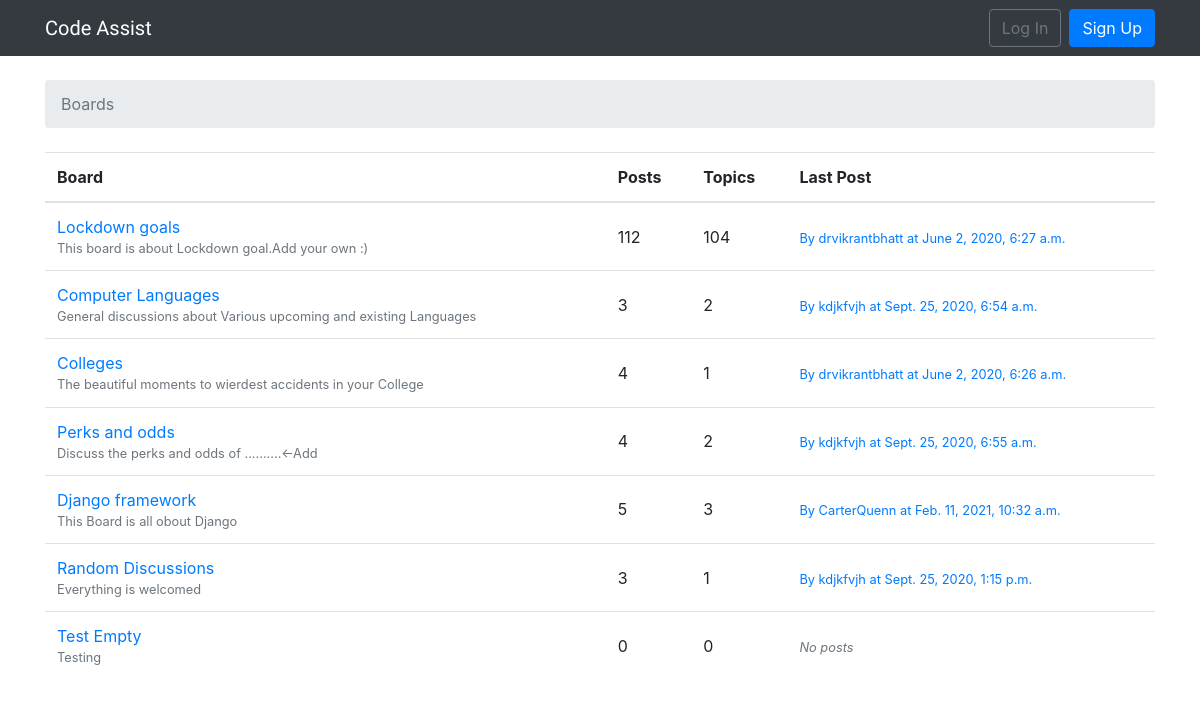
Before: / with the older database file.
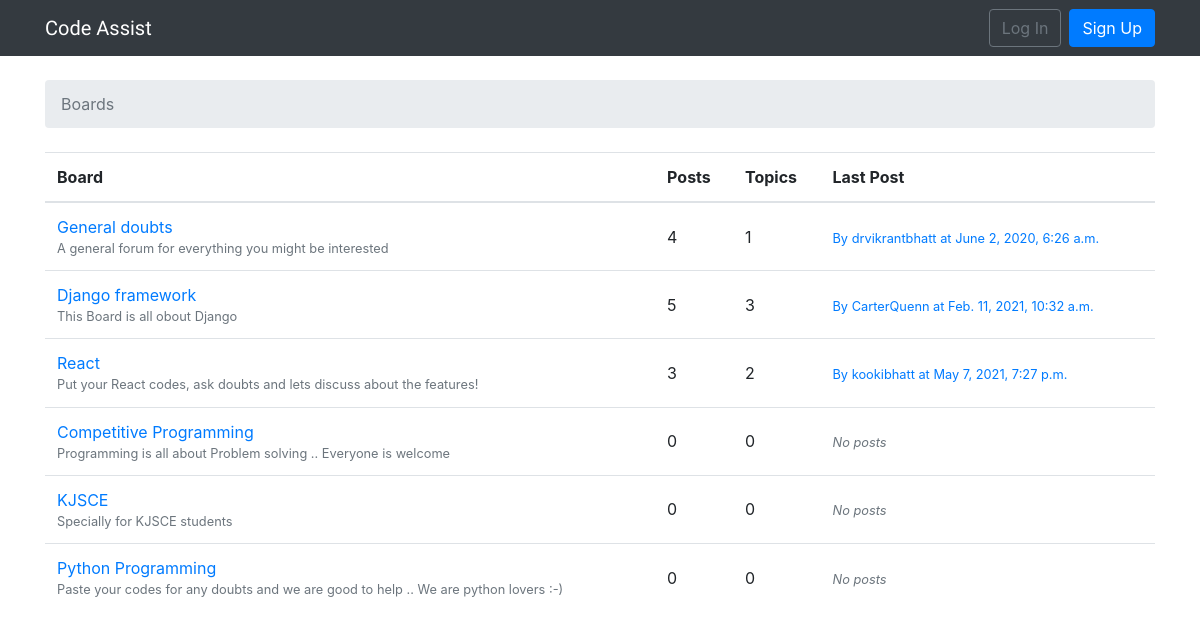
After: the same page with the newer database file.
### boards/models.py (models this page shows, shortened)
class Board(models.Model):
    name = models.CharField(max_length=30, unique=True)
    description = models.CharField(max_length=100)
    def get_posts_count(self):
        return Post.objects.filter(topic__board=self).count()
    def get_last_post(self):
        return Post.objects.filter(topic__board=self).order_by('-created_at').first()

class Post(models.Model):
    message = models.TextField(max_length=4000)
    topic = models.ForeignKey(Topic,models.CASCADE, related_name='posts')
    created_at = models.DateTimeField(auto_now_add=True)
    updated_at = models.DateTimeField(null=True)
    created_by = models.ForeignKey(User,models.CASCADE, related_name='posts')
    updated_by = models.ForeignKey(User,models.CASCADE, null=True, related_name='+')

### boards/views.py (the view)
# urls.py: url(r'^$', views.BoardListView.as_view(), name='home'),
class BoardListView(ListView):
    model = Board
    context_object_name = 'boards'
    template_name = 'home.html'

### Template/home.html
{% extends 'base.html' %}
{% block breadcrumb %}
  <li class="breadcrumb-item active">Boards</li>
{% endblock %}
{% block content %}
  <table class="table">
    <thead class="thead-inverse">
      <tr>
        <th>Board</th>
        <th>Posts</th>
        <th>Topics</th>
        <th>Last Post</th>
      </tr>
    </thead>
    <tbody>
      {% for board in boards %}
        <tr>
          <td>
            <a href="{% url 'board_topics' board.pk %}">{{ board.name }}</a>
            <small class="text-muted d-block">{{ board.description }}</small>
          </td>
          <td class="align-middle">
            {{ board.get_posts_count }}
          </td>
          <td class="align-middle">
            {{ board.topics.count }}
          </td>
          <td class="align-middle">
            {% with post=board.get_last_post %}
              {% if post %}
              <small>
                <a href="{% url 'topic_posts' board.pk post.topic.pk %}">
                  By {{ post.created_by.username }} at {{ post.created_at }}
                </a>
              </small>
              {% else %}
              <small class="text-muted"><em>No posts </em></small>
              {% endif %}
            {% endwith %}
          </td>
        </tr>
      {% endfor %}
    </tbody>
  </table>
{% endblock %}

Changed rows visible on the page:
removed Board: name "Lockdown goals", description "This board is about Lockdown goal.Add your own :)", get_posts_count "112", topics.count "104", get_last_post.created_by.username "drvikrantbhatt", get_last_post.created_at "June 2, 2020, 6:27 a.m."
removed Board: name "Computer Languages", description "General discussions about Various upcoming and existing Languages", get_posts_count "3", topics.count "2", get_last_post.created_by.username "kdjkfvjh", get_last_post.created_at "Sept. 25, 2020, 6:54 a.m."
removed Board: name "Perks and odds", description "Discuss the perks and odds of ..........<-Add", get_posts_count "4", topics.count "2", get_last_post.created_by.username "kdjkfvjh", get_last_post.created_at "Sept. 25, 2020, 6:55 a.m."
removed Board: name "Random Discussions", description "Everything is welcomed", get_posts_count "3", topics.count "1", get_last_post.created_by.username "kdjkfvjh", get_last_post.created_at "Sept. 25, 2020, 1:15 p.m."
removed Board: name "Test Empty", description "Testing", get_posts_count "0", topics.count "0", shows "No posts"
changed Board "drvikrantbhatt": name "Colleges" → "General doubts"; description "The beautiful moments to wierdest accidents in your College" → "A general forum for everything you might be interested"
added Board: name "React", description "Put your React codes, ask doubts and lets discuss about the features!", get_posts_count "3", topics.count "2", get_last_post.created_by.username "kookibhatt", get_last_post.created_at "May 7, 2021, 7:27 p.m."
added Board: name "Competitive Programming", description "Programming is all about Problem solving .. Everyone is welcome", get_posts_count "0", topics.count "0", shows "No posts"
added Board: name "KJSCE", description "Specially for KJSCE students", get_posts_count "0", topics.count "0", shows "No posts"
added Board: name "Python Programming", description "Paste your codes for any doubts and we are good to help .. We are python lovers :-)", get_posts_count "0", topics.count "0", shows "No posts"
